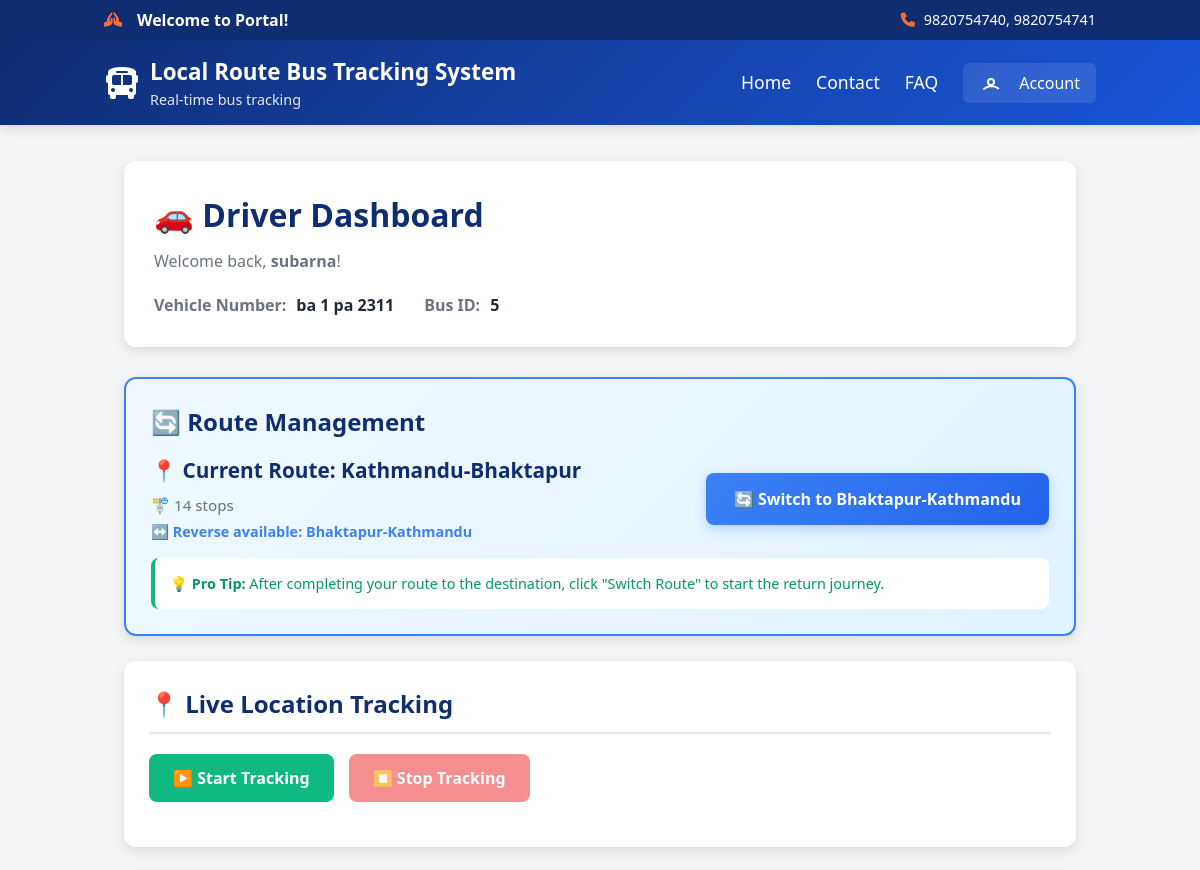
Page /driver/dashboard/ (signed in, upper part) on the earlier database version.
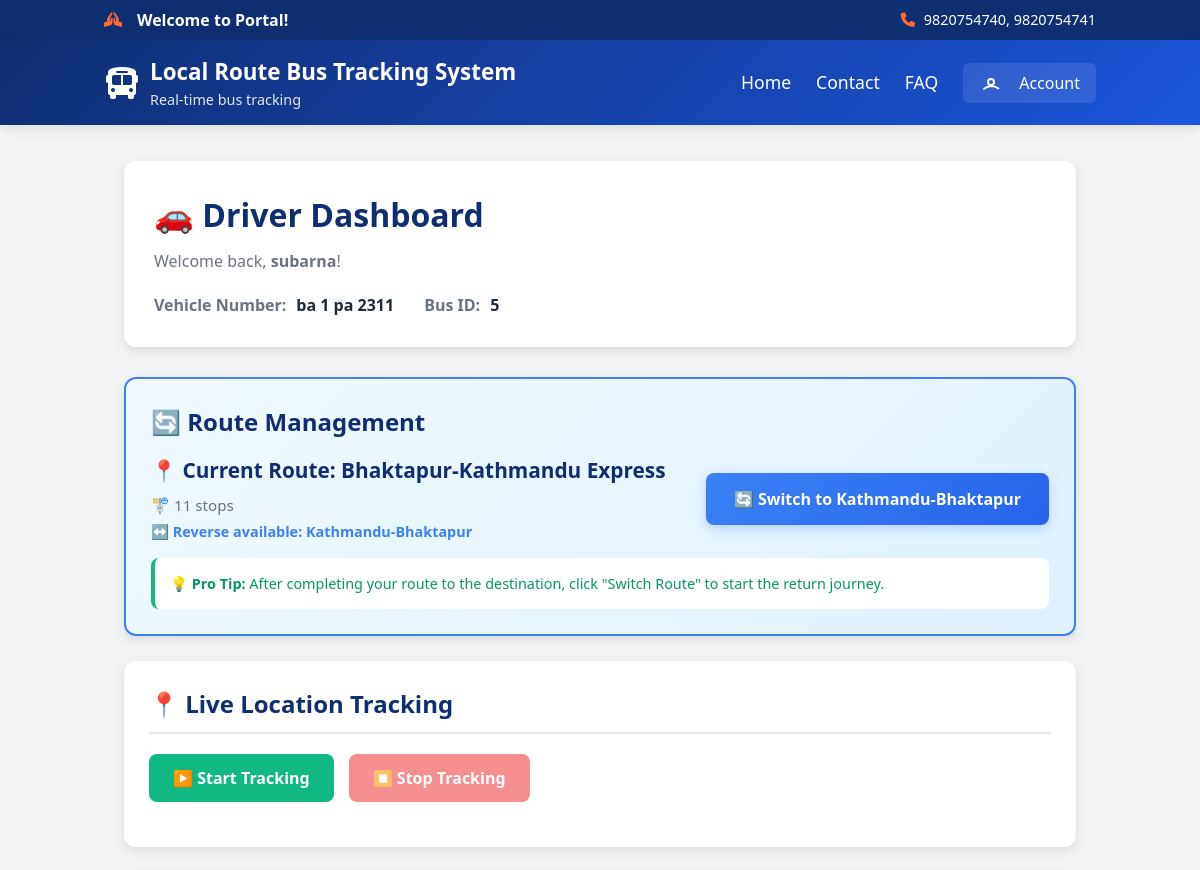
Same page on the later database version.
### core/models.py (models this page shows, shortened)
class BusRoute(models.Model):
    name = models.CharField(max_length=100, unique=True)
    stops = models.ManyToManyField('Stop', through='RouteStop', related_name='routes')
    is_active = models.BooleanField(default=False)
    polyline = models.TextField(null=True, blank=True)
    route_length_m = models.FloatField(null=True, blank=True)
    reverse_route = models.ForeignKey(
        'self',
        on_delete=models.SET_NULL,
        null=True,
        blank=True,
        related_name='forward_route',
        help_text="The reverse direction of this route"
    )
    def get_stops_list(self):
        return [rs.stop for rs in self.routestop_set.order_by('order')]

class RouteStop(models.Model):
    route = models.ForeignKey('BusRoute', on_delete=models.CASCADE)
    stop = models.ForeignKey('Stop', on_delete=models.CASCADE)
    order = models.PositiveIntegerField()
    distance_to_next_m = models.FloatField(
        null=True,
        blank=True,
        help_text="Distance in meters from this stop to the next stop in route"
    )
    class Meta:
        unique_together = ('route', 'stop')
        ordering = ['order']

### core/views.py (the view)
# urls.py: path('driver/dashboard/', views.driver_dashboard, name='driver_dashboard'),
@login_required
def driver_dashboard(request):
    if not hasattr(request.user, 'driver_profile'):
        return redirect('homepage')
    driver = request.user.driver_profile
    bus = driver.buses.first()
    seats = []
    last_row_start = None
    seat_grid_columns = []
    route = bus.route if bus else None
    if bus:
        if request.method == 'POST' and not bus.seats.exists():
            total_seats = int(request.POST.get('total_seats', bus.total_seats))
            bus.total_seats = total_seats
            bus.save()
            bus.create_seats()
    seats = list(bus.seats.order_by('seat_number').all())
    last_row_start = bus.total_seats - 5 if bus.total_seats >= 5 else 0
    seats_per_row = 4
    col_map = [2, 3, 5, 6]
    for idx, seat in enumerate(seats):
        if idx < last_row_start:
            row = (idx // seats_per_row) + 1
            pos = idx % seats_per_row
            col = col_map[pos]
        else:
            row = (last_row_start // seats_per_row) + 1 if last_row_start > 0 else (idx // seats_per_row) + 1
            col = (idx - last_row_start) + 2
            if col < 2:
                col = 2
            if col > 6:
                col = 6
        seat_grid_columns.append((seat, row, col))
    context = {
        'driver': driver,
        'bus': bus,
        'route': route,
        'seats': seats,
        'last_row_start': last_row_start,
        'seat_grid_columns': seat_grid_columns,
        'last_contact_user_id': None,
    }
    try:
        last_msg = Message.objects.filter(recipient=request.user).exclude(sender=request.user).order_by('-created_at').first()
        if last_msg:
            context['last_contact_user_id'] = last_msg.sender.id
    except Exception:
        pass
    return render(request, 'driver/dashboard.html', context)

### core/templates/driver/dashboard.html (shortened to what the changed rows need)
{% extends 'base.html' %}
{% load static %}
{% block content %}
<div class="dashboard-container">
    <div class="dashboard-header">
        <div class="welcome-section">
            <h1 class="welcome-title">🚗 Driver Dashboard</h1>
        </div>
    </div>
    {% if driver.verified %}
        {% if route and bus %}
        <div class="dashboard-section" style="background: linear-gradient(135deg, #f0f9ff 0%, #e0f2fe 100%); border: 2px solid #3b82f6;">
            <h2 class="section-title" style="border: none; padding-bottom: 0; margin-bottom: 15px;">
                🔄 Route Management
            </h2>
            <div style="display: flex; justify-content: space-between; align-items: center; gap: 20px; flex-wrap: wrap;">
                <div style="flex: 1; min-width: 250px;">
                    <div style="font-size: 1.3rem; font-weight: 700; color: var(--secondary); margin-bottom: 8px;">
                        📍 Current Route: {{ route.name }}
                    </div>
                    <div style="font-size: 0.95rem; color: #6b7280; margin-bottom: 4px;">
                        🚏 {{ route.get_stops_list|length }} stops
                    </div>
                    {% if route.reverse_route %}
                        <div style="font-size: 0.9rem; color: #3b82f6; font-weight: 600;">
                            ↔️ Reverse available: {{ route.reverse_route.name }}
                        </div>
                    {% endif %}
                </div>
                <div>
                    {% if route.reverse_route %}
                        <button id="switchRouteBtn" style="background: linear-gradient(135deg, #3b82f6 0%, #2563eb 100%); color: white; border: none; padding: 14px 28px; border-radius: 8px; font-weight: 600; font-size: 1rem; cursor: pointer; box-shadow: 0 4px 12px rgba(59, 130, 246, 0.3);">
                            🔄 Switch to {{ route.reverse_route.name }}
                        </button>
                    {% else %}
                        <button style="background: #9ca3af; color: white; border: none; padding: 14px 28px; border-radius: 8px; font-weight: 600; font-size: 1rem; cursor: not-allowed;" disabled>
                            🚫 No Reverse Route
                        </button>
                    {% endif %}
                </div>
            </div>
            {% if route.reverse_route %}
                <div style="background: white; padding: 15px; border-radius: 8px; margin-top: 15px; border-left: 4px solid #10b981;">
                    <p style="margin: 0; color: #059669; font-size: 0.9rem;">
                        <strong>💡 Pro Tip:</strong> After completing your route to the destination,
                        click "Switch Route" to start the return journey.
                    </p>
                </div>
            {% endif %}
        </div>
            <div class="dashboard-section">
                <h2 class="section-title">📍 Live Location Tracking</h2>
                <div class="tracking-controls">
                    <button id="startTracking" class="tracking-btn start-tracking">
                        ▶️ Start Tracking
                    </button>
                    <button id="stopTracking" class="tracking-btn stop-tracking" disabled>
                        ⏹️ Stop Tracking
                    </button>
                </div>
            </div>
        {% else %}
            <div class="no-route-assigned">
                <h3>⚠️ No Route Assigned</h3>
                <p>Please contact the administrator to assign a route to your account.</p>
            </div>
        {% endif %}
    {% else %}
        <div class="pending-verification">
            <h3>⏳ Verification Pending</h3>
            <p>Your driver account is pending admin verification. You will be notified once approved.</p>
        </div>
    {% endif %}
</div>
{% endblock %}

Differences in the rows shown:
no longer on this page (row unchanged): BusRoute: name "Kathmandu-Bhaktapur", get_stops_list|length "14", reverse_route.name "Bhaktapur-Kathmandu"
now on this page (row edited): BusRoute: name "Bhaktapur-Kathmandu Express", get_stops_list|length "11", reverse_route.name "Kathmandu-Bhaktapur"
